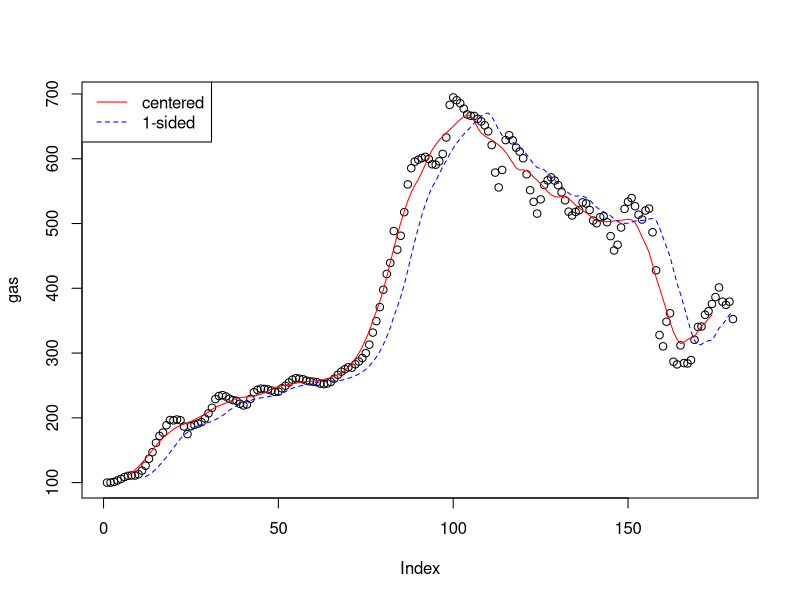
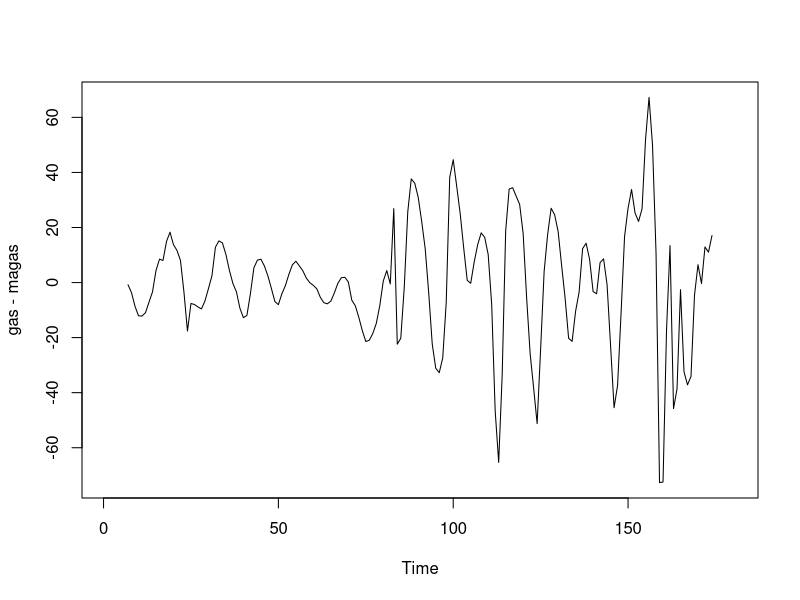
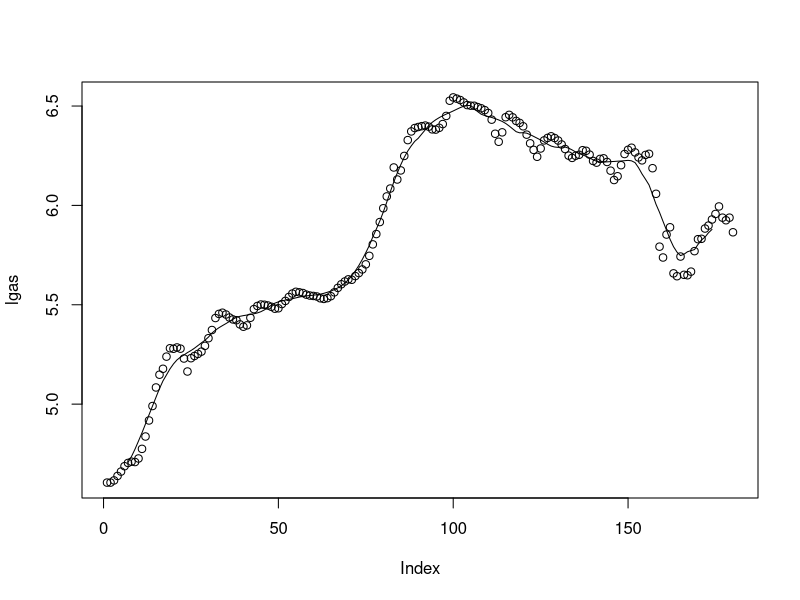
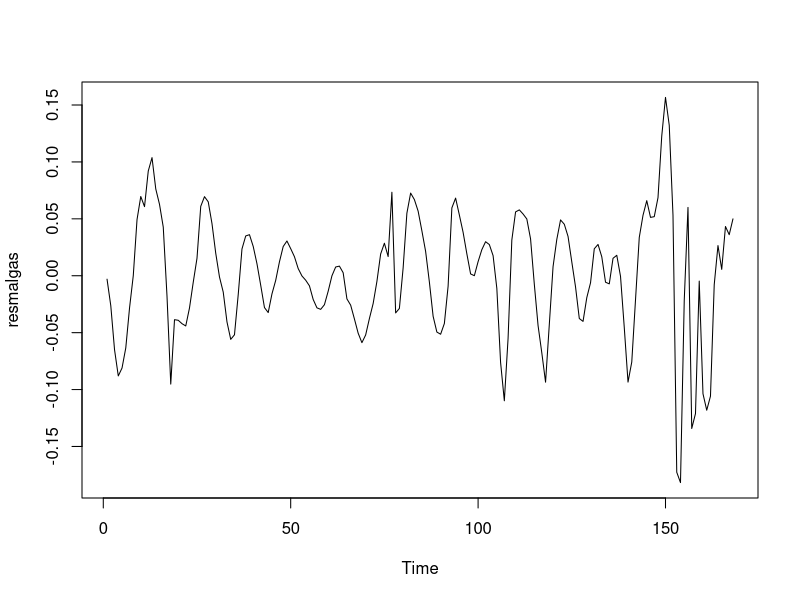
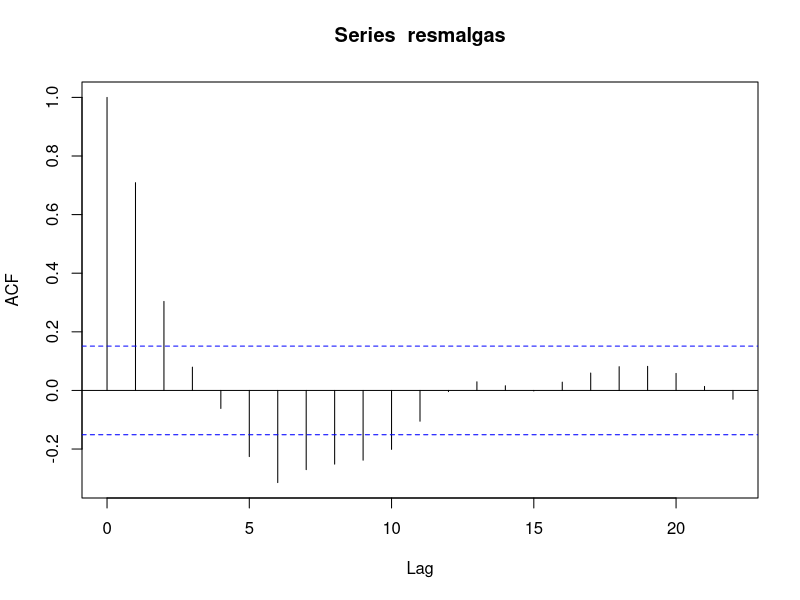
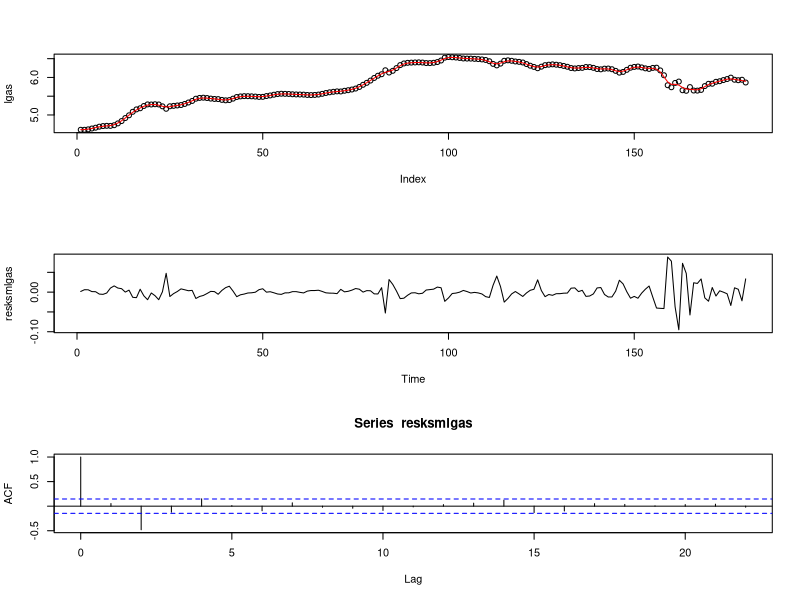
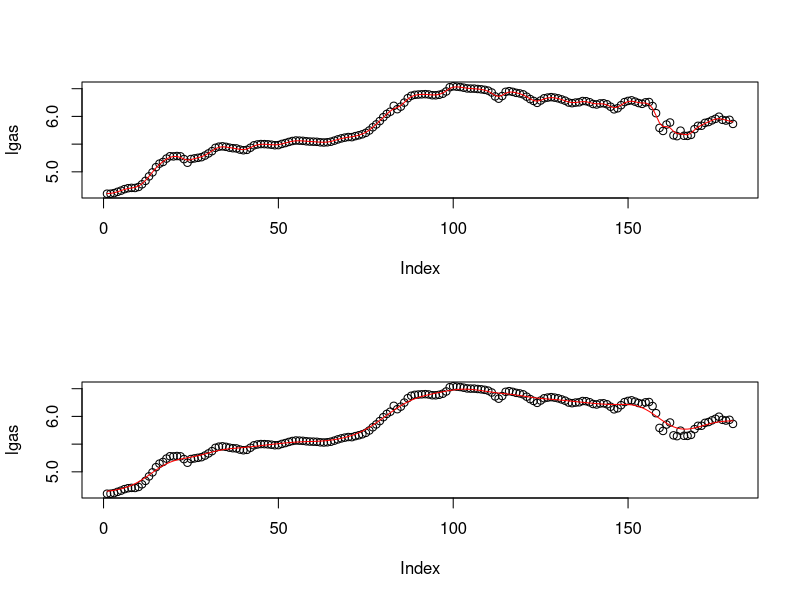

The R script that drew these images, in order:
setwd("C:/Users/Frank/Desktop/STAT 5170/Assignment 4")
gas<-scan("gas.dat")

magas<-filter(gas,sides=2,rep(1,13)/13)
plot(gas)
lines(magas, col="red")

m2<-filter(gas,sides=1,rep(1,12)/12)
lines(m2, lty=2, col="blue")
legend("topleft", c("centered","1-sided"), lty=c(1,2), col=c("red","blue"))

plot(gas-magas)

lgas<-log(gas)

malgas<-filter(lgas,sides=2,rep(1,13)/13)
plot(lgas)
lines(malgas)
resmalgas<-lgas-malgas
resmalgas<-resmalgas[!is.na(resmalgas)]
plot.ts(resmalgas)
acf(resmalgas)

ksmlgas<-ksmooth(1:length(lgas),lgas,"normal",bandwidth=3)$y
par(mfrow=c(3,1))
plot(lgas)
lines(ksmlgas, col="red")
resksmlgas<-ksmlgas-lgas
plot.ts(resksmlgas)
acf(resksmlgas)

ksmlgas<-ksmooth(1:length(lgas),lgas,"normal",bandwidth=3)$y
ksmlgas2<-ksmooth(1:length(lgas),lgas,"normal",bandwidth=12)$y
par(mfrow=c(2,1))
plot(lgas)
lines(ksmlgas, col="red")
plot(lgas)
lines(ksmlgas2, col="red")
